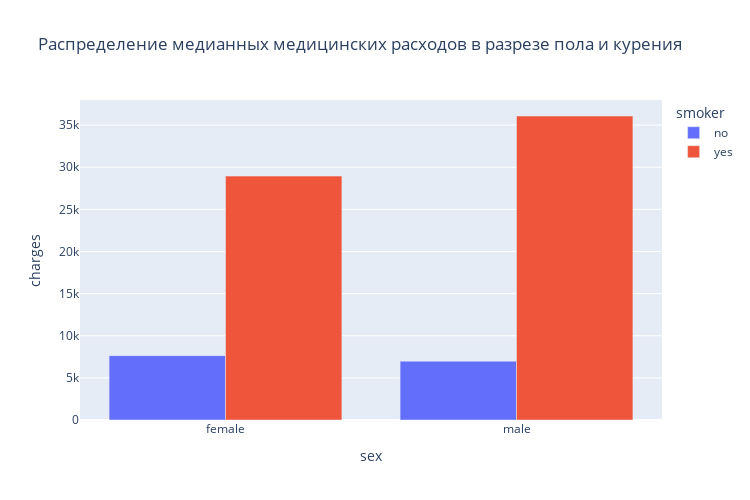

The code cell stored with this chart in its notebook:
### Code cell
grouped_by_sex = data.groupby(['sex', 'smoker'], as_index=False)['charges'].median()
px.bar(grouped_by_sex,
       x='sex',
       y='charges',
       color='smoker',
       barmode='group',
       title='Распределение медианных медицинских расходов в разрезе пола и курения',
       height=500,
       width=750
)

### Figure 1 — Plotly figure (JSON) as saved in the notebook; plotly's stock layout.template omitted (floating-point values rounded to 4 significant figures)
{"data": [{"alignmentgroup": "True", "hovertemplate": "smoker=no<br>sex=%{x}<br>charges=%{y}<extra></extra>", "legendgroup": "no", "marker": {"color": "#636efa", "pattern": {"shape": ""}}, "name": "no", "offsetgroup": "no", "orientation": "v", "showlegend": true, "textposition": "auto", "type": "bar", "x": ["female", "male"], "xaxis": "x", "y": [7639.0, 6986.0], "yaxis": "y"}, {"alignmentgroup": "True", "hovertemplate": "smoker=yes<br>sex=%{x}<br>charges=%{y}<extra></extra>", "legendgroup": "yes", "marker": {"color": "#EF553B", "pattern": {"shape": ""}}, "name": "yes", "offsetgroup": "yes", "orientation": "v", "showlegend": true, "textposition": "auto", "type": "bar", "x": ["female", "male"], "xaxis": "x", "y": [28950.0, 36090.0], "yaxis": "y"}], "layout": {"barmode": "group", "height": 500, "legend": {"title": {"text": "smoker"}, "tracegroupgap": 0}, "title": {"text": "Распределение медианных медицинских расходов в разрезе пола и курения"}, "width": 750, "xaxis": {"anchor": "y", "domain": [0, 1], "title": {"text": "sex"}}, "yaxis": {"anchor": "x", "domain": [0, 1], "title": {"text": "charges"}}}}
